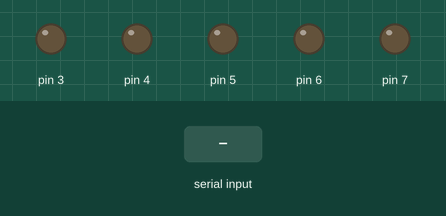
This sketch was run on a simulated Arduino Uno, built with avr-gcc and run on an emulated ATmega328P. On the bench: output pins drawn as LEDs (lit = HIGH). The inputs (shaded band) are chosen by the test bench.

Above: at 1.2 s.
1.3 s: "90,45\n" received over Serial
At 5.8 s:
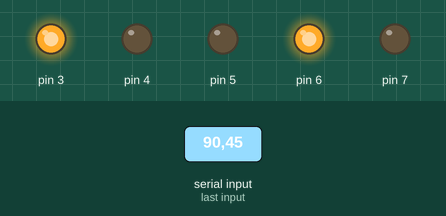
6.8 s: "30,150\n" received over Serial
At 7.8 s:
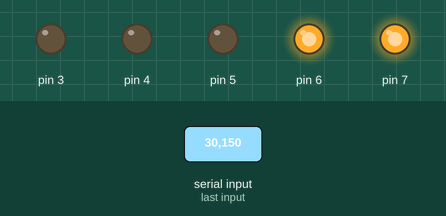
12.8 s: "200\n" received over Serial
At 14.7 s:
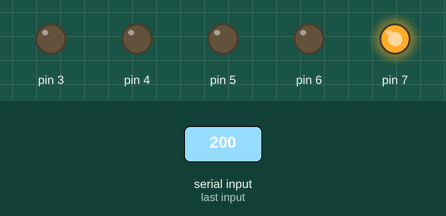
15.8 s: "5\n" received over Serial
At 18.7 s:
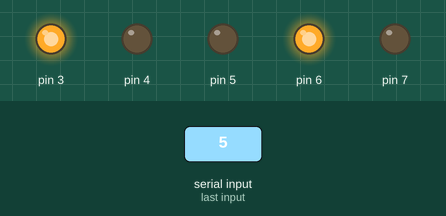
18.8 s: "90\n" received over Serial
At 20.8 s:
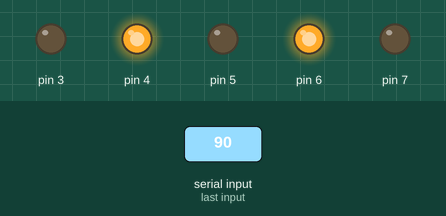
Timing chart, 0 to 22.8 s (numbered marks = the images above; inputs shaded):
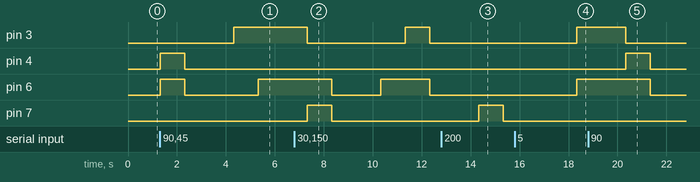

The sketch:

shuzi.ino
```cpp
void xianshi(int a)
{
  switch(a)
  {
    case(0):digitalWrite(6, LOW);digitalWrite(7, LOW);digitalWrite(3, LOW);digitalWrite(4, LOW);break;
    case(1):digitalWrite(6, HIGH);digitalWrite(7, LOW);digitalWrite(3, LOW);digitalWrite(4, LOW);break;
    case(2):digitalWrite(6, LOW);digitalWrite(7, HIGH);digitalWrite(3, LOW);digitalWrite(4, LOW);break;
    case(3):digitalWrite(6, HIGH);digitalWrite(7, HIGH);digitalWrite(3, LOW);digitalWrite(4, LOW);break;
    case(4):digitalWrite(6, LOW);digitalWrite(7, LOW);digitalWrite(3, HIGH);digitalWrite(4, LOW);break;
    case(5):digitalWrite(6, HIGH);digitalWrite(7, LOW);digitalWrite(3, HIGH);digitalWrite(4, LOW);break;
    case(6):digitalWrite(6, LOW);digitalWrite(7, HIGH);digitalWrite(3, HIGH);digitalWrite(4, LOW);break;
    case(7):digitalWrite(6, HIGH);digitalWrite(7, HIGH);digitalWrite(3, HIGH);digitalWrite(4,LOW);break;
    case(8):digitalWrite(6, LOW);digitalWrite(7, LOW);digitalWrite(3, LOW);digitalWrite(4, HIGH);break;
    case(9):digitalWrite(6, HIGH);digitalWrite(7, LOW);digitalWrite(3, LOW);digitalWrite(4, HIGH);break;

  }
}
void setup()
{
  pinMode(6, OUTPUT);
  pinMode(7, OUTPUT);
  pinMode(3, OUTPUT);
  pinMode(4, OUTPUT);
  pinMode(5, OUTPUT);
  Serial.begin(9600);

}

void loop()
{

  String str = "";
  String shu = "";
   int i, t , temp = 0,n=0;
while (Serial.available() > 0)
{
    str += char(Serial.read());
    delay(2);
    n++;
}
  for(i=0;i<n;i++)
  {
    xianshi(int(str[i]-48));
    delay(1000);
  }
}
```

Measured:
- after the input at 1.3 s, pin 3: LOW → HIGH after 3.0 s; pin 4: LOW → HIGH at once, → LOW 1.0 s later; pin 6: LOW → HIGH at once, → LOW 1.0 s later, → HIGH 3.0 s later
- after the input at 6.8 s, pin 3: HIGH → LOW after 0.53 s, → HIGH 4.0 s later, → LOW 1.0 s later; pin 6: HIGH → LOW after 1.5 s, → HIGH 2.0 s later, → LOW 2.0 s later; pin 7: LOW → HIGH after 0.53 s, → LOW 1.0 s later
- after the input at 12.8 s, pin 7: LOW → HIGH after 1.5 s, → LOW 1.0 s later
- after the input at 15.8 s, pin 3, pin 6: LOW → HIGH after 2.5 s
- after the input at 18.8 s, pin 3: HIGH → LOW after 1.5 s; pin 4: LOW → HIGH after 1.5 s, → LOW 1.0 s later; pin 6: HIGH → LOW after 2.5 s
